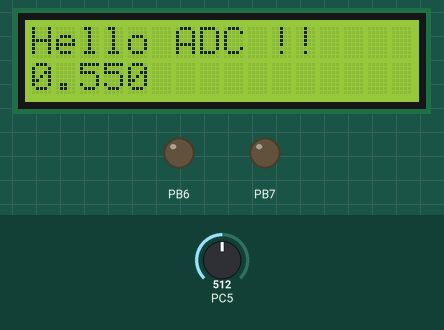
A program run on a simulated ATmega328P, built with avr-gcc and emulated at 16 MHz. On the bench: 16×2 character LCD, output pins drawn as LEDs (lit = HIGH). Wiring (inferred from the names in the program): character LCD (HD44780): RS PB0; E PB1; data PB2, PB3, PB4, PB5. Inputs (shaded band) come from the test bench; at power-on: PC5 = 512. Pins used as bus, display or sensor lines are not drawn.

Above: at 1.2 s.
1.3 s: PC5 set to 716
At 2.4 s:
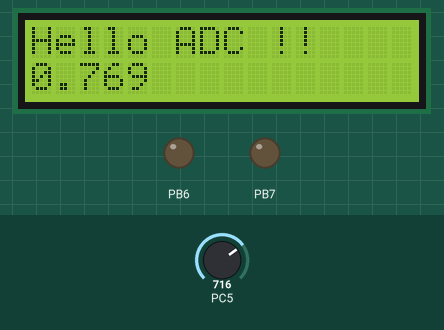
2.9 s: PC5 set to 900
At 3.5 s:
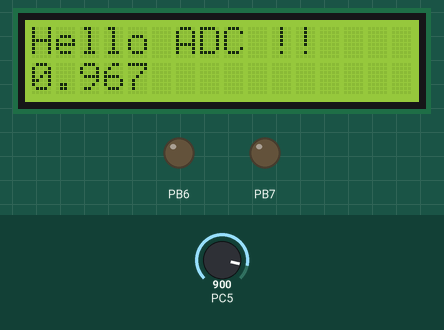
4.5 s: PC5 set to 1023
At 5.8 s:
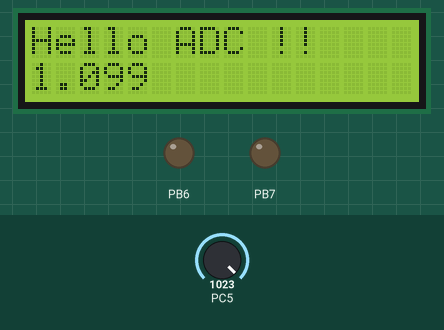
Timing chart, 0 to 7.5 s (numbered marks = the images above; inputs shaded):
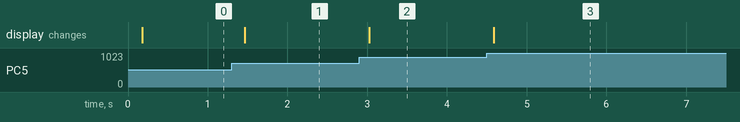

The program:

main.c
```c
#include <avr/io.h>
#include <avr/delay.h>
#include "lcd.h"

//=======================
void adc_init(){
	// ADC Enable and prescaler of 128 (@16 MHz => Fs= 125KHz)
  ADCSRA = (1<<ADEN)|(1<<ADPS2)|(1<<ADPS1)|(1<<ADPS0);
  ADMUX= 0xC0; //REFS1-REFS0 = 11 -> select 1.1 vref , ADLAR =0 -> right-adjust the result

   //ADMUX = (1<<REFS0);    // AREF = AVcc = 5V, ADLAR =0 -> right-adjust the result
}

//===============================================
//read ch n of internal a/d  10 bit unsigned
unsigned int read_adc(uint8_t ch){

  ch &= 0x07;  // AND operation of channel (0~7)  with 7 (clear upper bits)
  ADMUX = (ADMUX & 0xF8)|ch; // clears the bottom 3 bits before ORing
  // start single convertion (write  1' to ADSC)
  ADCSRA |= (1<<ADSC);
  // wait for conversion to complete (ADSC becomes  0' again)
  while(ADCSRA & (1<<ADSC));

  return (ADC);
}

//====================================
int main(void){
  float x;
  char t[10];
  volatile uint16_t anval; //analog Value

	LCD_init();//init LCD bit, dual line, cursor right
	LCD_clr();
	print_str("Hello ADC !!");

  adc_init();

  for(;;){
  LCD_Command(0xC0);
  anval = read_adc(5);      // read adc value at channel 5 (PC5)
  //x = (anval*5.0)/1024.0; // for ref = AVcc = 5V
  x = (anval*1.1)/1024.0; // for ref = internal 1.1V

  // convert the double value into an ASCII representation
  dtostrf(x, 3, 3, t); // first 3 -> minimum field width of the output string including the possible  . 
                      // and the possible sign. second 3 -> digits after point
  print_str(t);
	_delay_ms(100);
  }

	return 0;
}


//====================================================================
void convert(uint8_t byte){  // convert a byte from HEX to ASCII and display it
   uint8_t y;

   static char const hexchars[16] = "0123456789ABCDEF" ;
   y=((byte&0xF0)>>4);  // get high nible and shift it to right 4 times
   y=hexchars[y % 16];
   LCD_Char(y);
   y=(byte&0x0F);  // get low nible
   y=hexchars[y % 16];
   LCD_Char(y);
}
//=====================================================
void int_ascii(uint16_t nr){ //convert an int < 1000  to ascii

  char str1[5] = "";// empty 5bytes string
  char str2[2]; // to concate  with  str1
  str2[1] = 0; // NULL terminated string
  if(nr<100) goto dix;
  // convert Prog Nr to ascii
  str2[0] = ((nr/100) + '0'); // centaines
  strcat(str1, str2); // append to str1
dix:
  str2[0] = (((nr%100)/10) + '0'); // dizaines
  strcat(str1, str2); // append to str1
  str2[0] = (((nr%100)%10) + '0'); // unites
  strcat(str1, str2); // append to str1

  print_str(str1);
}
```

lcd.c
```c
//*****************************************************************************
// File Name	: 'lcd.c'
// Title	: 4 bit LCd interface
//*****************************************************************************
#include "lcd.h"


void LCD_Char(uint8_t ch)	{	//Sends Char to LCD

	LCDP=((ch&0b11110000)>>2);	// high nible
	LCDP|=1<<LCD_RS;		// RS high
	LCDP|=1<<LCD_E;		// E high
	_delay_ms(1);
	LCDP&=~(1<<LCD_E);	// E low
	_delay_ms(1);
	LCDP=((ch&0b00001111)<<2);  // low nible
	LCDP|=1<<LCD_RS;		// RS high
	LCDP|=1<<LCD_E;		// E high
	_delay_ms(1);
	LCDP&=~(1<<LCD_E);	// E low
	LCDP&=~(1<<LCD_RS);	// RS low
	_delay_ms(4);
}
//======================================
void LCD_Command(uint8_t cmd){	//Sends Command to LCD

	LCDP=((cmd&0b11110000)>>2);  // high nible
	LCDP|=1<<LCD_E;	// E high
	_delay_ms(1);
	LCDP&=~(1<<LCD_E);	// E low
	_delay_ms(1);
	LCDP=((cmd&0b00001111)<<2);	// low nible
	LCDP|=1<<LCD_E;	// E high
	_delay_ms(1);
	LCDP&=~(1<<LCD_E);	// E low
	_delay_ms(4);
}
//======================================
void LCD_init(void){//Initializes LCD

  LCDDR = 0xFF; // LCD port output
	_delay_ms(15);

	LCDP=((0x20)>>2); 		//4 bit mode
	LCDP|=1<<LCD_E;		// Togle E
	_delay_ms(1);
	LCDP&=~(1<<LCD_E);
	_delay_ms(4);

	LCD_Command(0b00101000);  //0x28 : Function set, 4 wire, 2 lines, 5x7
	LCD_Command(0b00001100);  // 0x0C: Display on, no cursor, no blink
	LCD_Command(0b00000110);  // 0x06: Address increment, no scrolling
	LCD_Command(0x01); // Clears LCD
}
//======================================
void LCD_clr(void)				//Clears LCD
{
	LCD_Command(0x01);
}

//======================================
void print_str(const char *text){
  while (*text) // string ends with 0x00
  {
  LCD_Char(*text++); // auto-increment the array pointer
  }
}
```

lcd.h
```c
//*****************************************************************************
//
// File Name	: 'lcd.h'
// Title	: 4 bit LCd interface header file
// LCD data on PORTC n control on PORTB
//*****************************************************************************
#ifndef LCD
#define LCD

#include <inttypes.h>
#include <avr/io.h>
#include <util/delay.h>


#define LCD_RS	0 	//define MCU pin connected to LCD RS
#define LCD_E	1	//define MCU pin connected to LCD E
//#define LCD_D4	2	//define MCU pin connected to LCD D4
//#define LCD_D5	3	//define MCU pin connected to LCD D5
//#define LCD_D6	4	//define MCU pin connected to LCD D6
//#define LCD_D7	5	//define MCU pin connected to LCD D7
#define LCDP PORTB	//define MCU port connected to LCD
#define LCDDR DDRB	//define MCU direction register for port connected to LCD


void LCD_Char(uint8_t);		// send character
void LCD_Command(uint8_t);	// send command
void LCD_init(void);			//Initializes LCD
void LCD_clr(void);				//Clears LCD
void print_str(const char *text);
#endif
```

Measured:
- after the input at 1.3 s, the display: changes after 0.16 s (image 1)
- after the input at 2.9 s, the display: changes after 0.13 s (image 2)
- after the input at 4.5 s, the display: changes after 0.09 s (image 3)
